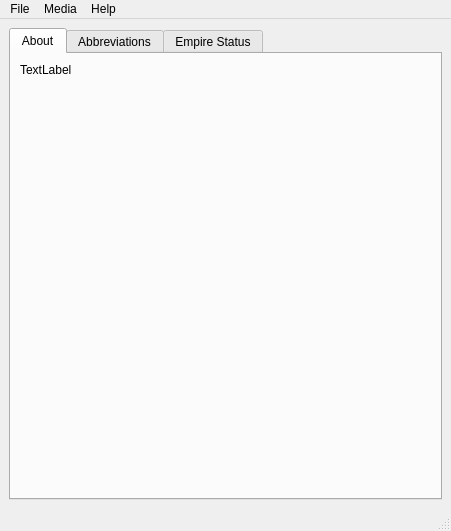
<?xml version="1.0" encoding="UTF-8"?>
<ui version="4.0">
 <class>MainWindow</class>
 <widget class="QMainWindow" name="MainWindow">
  <property name="geometry">
   <rect>
    <x>0</x>
    <y>0</y>
    <width>451</width>
    <height>531</height>
   </rect>
  </property>
  <property name="sizePolicy">
   <sizepolicy hsizetype="MinimumExpanding" vsizetype="Preferred">
    <horstretch>0</horstretch>
    <verstretch>0</verstretch>
   </sizepolicy>
  </property>
  <property name="focusPolicy">
   <enum>Qt::TabFocus</enum>
  </property>
  <property name="windowTitle">
   <string>MainWindow</string>
  </property>
  <property name="styleSheet">
   <string notr="true">QPushButton {
   padding: 5px;
}
QPushButton:focus {
    /* border: 1px dotted black; */
}</string>
  </property>
  <widget class="QWidget" name="centralwidget">
   <layout class="QVBoxLayout" name="verticalLayout_8">
    <item>
     <layout class="QVBoxLayout" name="verticalLayout">
      <item>
       <widget class="QTabWidget" name="tabWidget">
        <property name="focusPolicy">
         <enum>Qt::ClickFocus</enum>
        </property>
        <property name="currentIndex">
         <number>0</number>
        </property>
        <widget class="QWidget" name="tab_about">
         <attribute name="title">
          <string>About</string>
         </attribute>
         <layout class="QVBoxLayout" name="verticalLayout_6">
          <item>
           <layout class="QVBoxLayout" name="verticalLayout_4">
            <item>
             <widget class="QLabel" name="lbl_about">
              <property name="text">
               <string>TextLabel</string>
              </property>
              <property name="alignment">
               <set>Qt::AlignLeading|Qt::AlignLeft|Qt::AlignTop</set>
              </property>
             </widget>
            </item>
           </layout>
          </item>
         </layout>
        </widget>
        <widget class="QWidget" name="tab_abbrv">
         <attribute name="title">
          <string>Abbreviations</string>
         </attribute>
         <layout class="QVBoxLayout" name="verticalLayout_5">
          <item>
           <layout class="QVBoxLayout" name="verticalLayout_2">
            <item>
             <widget class="QTableWidget" name="tbl_abbrv">
              <property name="sizePolicy">
               <sizepolicy hsizetype="Expanding" vsizetype="Expanding">
                <horstretch>0</horstretch>
                <verstretch>0</verstretch>
               </sizepolicy>
              </property>
              <property name="alternatingRowColors">
               <bool>true</bool>
              </property>
              <property name="sortingEnabled">
               <bool>true</bool>
              </property>
              <property name="columnCount">
               <number>2</number>
              </property>
              <column/>
              <column/>
             </widget>
            </item>
           </layout>
          </item>
         </layout>
        </widget>
        <widget class="QWidget" name="tab_status">
         <attribute name="title">
          <string>Empire Status</string>
         </attribute>
         <layout class="QVBoxLayout" name="verticalLayout_7">
          <item>
           <layout class="QVBoxLayout" name="verticalLayout_3">
            <item>
             <widget class="QPushButton" name="btn_get_empire_status">
              <property name="sizePolicy">
               <sizepolicy hsizetype="Minimum" vsizetype="Maximum">
                <horstretch>0</horstretch>
                <verstretch>0</verstretch>
               </sizepolicy>
              </property>
              <property name="text">
               <string>Get Empire Status</string>
              </property>
             </widget>
            </item>
            <item>
             <widget class="QPlainTextEdit" name="txt_empire_status">
              <property name="focusPolicy">
               <enum>Qt::ClickFocus</enum>
              </property>
              <property name="tabChangesFocus">
               <bool>false</bool>
              </property>
             </widget>
            </item>
           </layout>
          </item>
         </layout>
        </widget>
       </widget>
      </item>
     </layout>
    </item>
   </layout>
  </widget>
  <widget class="QMenuBar" name="menubar">
   <property name="geometry">
    <rect>
     <x>0</x>
     <y>0</y>
     <width>451</width>
     <height>25</height>
    </rect>
   </property>
   <property name="mouseTracking">
    <bool>true</bool>
   </property>
   <property name="acceptDrops">
    <bool>false</bool>
   </property>
   <widget class="QMenu" name="menuFile">
    <property name="mouseTracking">
     <bool>true</bool>
    </property>
    <property name="acceptDrops">
     <bool>true</bool>
    </property>
    <property name="title">
     <string>File</string>
    </property>
    <addaction name="actionQuit"/>
    <addaction name="separator"/>
    <addaction name="actionChose_Config_File"/>
    <addaction name="actionChose_Config_Section"/>
    <addaction name="actionConfig_File_Status"/>
    <addaction name="separator"/>
    <addaction name="actionLog_In"/>
    <addaction name="actionLog_Out"/>
    <addaction name="separator"/>
    <addaction name="actionTest"/>
   </widget>
   <widget class="QMenu" name="menuHelp">
    <property name="title">
     <string>Help</string>
    </property>
    <addaction name="actionAbout"/>
    <addaction name="actionClear_All_Caches"/>
   </widget>
   <widget class="QMenu" name="menuMedia">
    <property name="title">
     <string>Media</string>
    </property>
    <addaction name="actionMute"/>
    <addaction name="actionUnmute"/>
   </widget>
   <addaction name="menuFile"/>
   <addaction name="menuMedia"/>
   <addaction name="menuHelp"/>
  </widget>
  <widget class="QStatusBar" name="statusbar">
   <property name="cursor">
    <cursorShape>ArrowCursor</cursorShape>
   </property>
   <property name="toolTip">
    <string>status tt</string>
   </property>
   <property name="statusTip">
    <string>status st</string>
   </property>
   <property name="whatsThis">
    <string/>
   </property>
   <property name="sizeGripEnabled">
    <bool>true</bool>
   </property>
  </widget>
  <action name="actionQuit">
   <property name="text">
    <string>Quit</string>
   </property>
  </action>
  <action name="actionChose_Config_File">
   <property name="text">
    <string>Chose Config File</string>
   </property>
   <property name="statusTip">
    <string>Select a non-default config file</string>
   </property>
  </action>
  <action name="actionChose_Config_Section">
   <property name="text">
    <string>Chose Config Section</string>
   </property>
   <property name="statusTip">
    <string>Log in using a different account</string>
   </property>
  </action>
  <action name="actionTest">
   <property name="text">
    <string>Test</string>
   </property>
   <property name="statusTip">
    <string>Whoops.  I should have removed this.</string>
   </property>
  </action>
  <action name="actionLog_In">
   <property name="text">
    <string>Log In</string>
   </property>
  </action>
  <action name="actionConfig_File_Status">
   <property name="text">
    <string>Connection Status</string>
   </property>
   <property name="statusTip">
    <string/>
   </property>
  </action>
  <action name="actionAbout">
   <property name="text">
    <string>About</string>
   </property>
   <property name="statusTip">
    <string>App details and version information</string>
   </property>
  </action>
  <action name="actionLog_Out">
   <property name="text">
    <string>Log Out</string>
   </property>
  </action>
  <action name="actionClear_All_Caches">
   <property name="text">
    <string>Clear All Caches</string>
   </property>
   <property name="toolTip">
    <string>Click if you're getting old data.</string>
   </property>
   <property name="statusTip">
    <string>Click if you're getting old data.</string>
   </property>
  </action>
  <action name="actionMute">
   <property name="text">
    <string>Mute</string>
   </property>
  </action>
  <action name="actionUnmute">
   <property name="text">
    <string>Unmute</string>
   </property>
  </action>
 </widget>
 <tabstops>
  <tabstop>btn_get_empire_status</tabstop>
 </tabstops>
 <resources/>
 <connections>
  <connection>
   <sender>actionQuit</sender>
   <signal>activated()</signal>
   <receiver>MainWindow</receiver>
   <slot>close()</slot>
   <hints>
    <hint type="sourcelabel">
     <x>-1</x>
     <y>-1</y>
    </hint>
    <hint type="destinationlabel">
     <x>225</x>
     <y>263</y>
    </hint>
   </hints>
  </connection>
  <connection>
   <sender>MainWindow</sender>
   <signal>destroyed()</signal>
   <receiver>MainWindow</receiver>
   <slot>close()</slot>
   <hints>
    <hint type="sourcelabel">
     <x>225</x>
     <y>265</y>
    </hint>
    <hint type="destinationlabel">
     <x>225</x>
     <y>265</y>
    </hint>
   </hints>
  </connection>
 </connections>
</ui>
